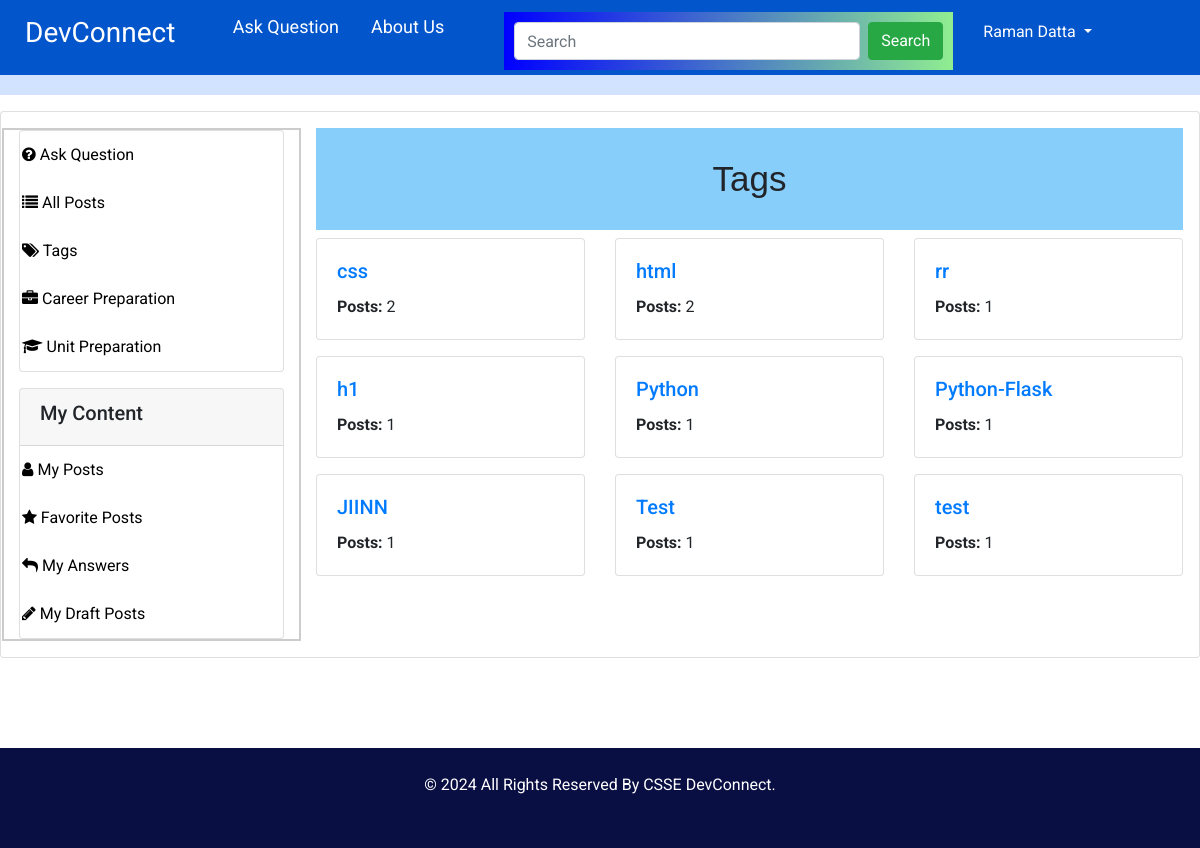
Page /tags (signed in) on the earlier database version.
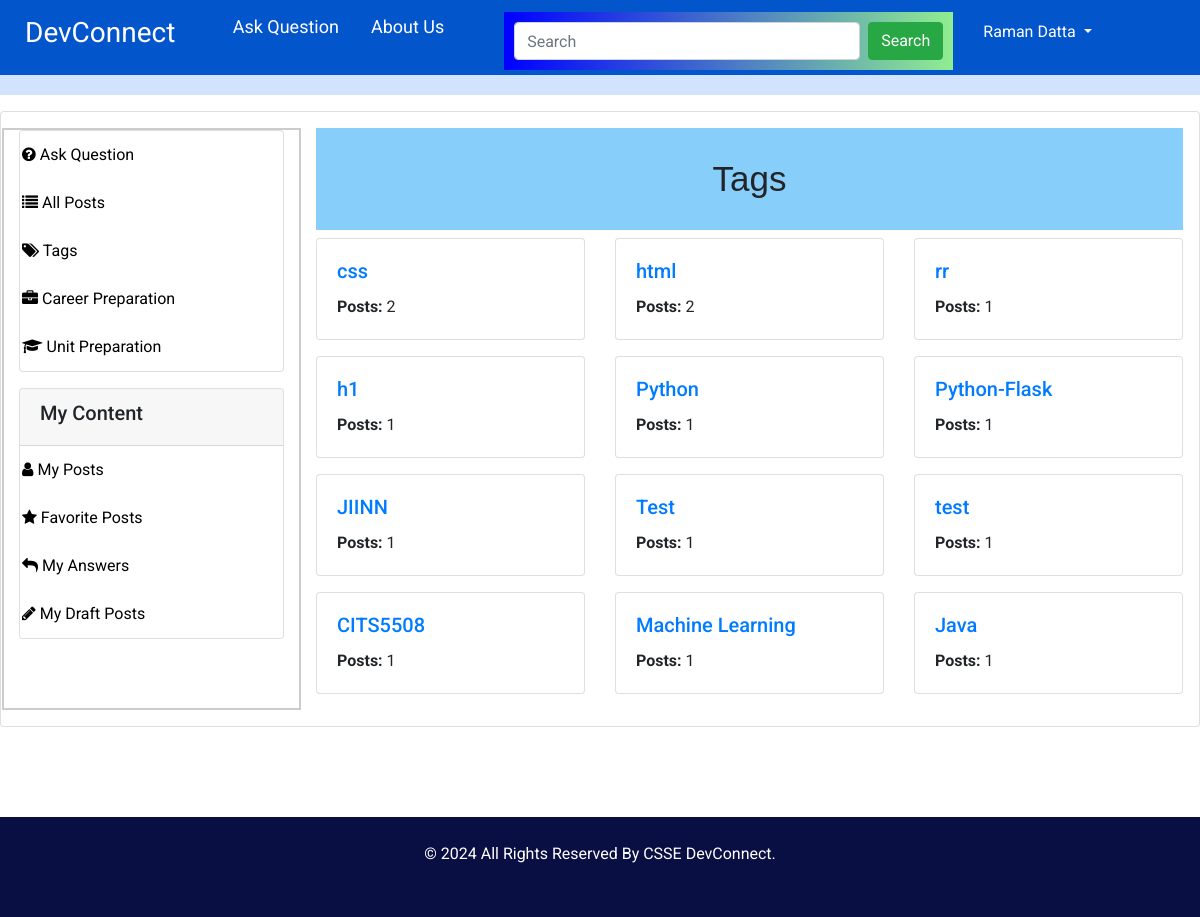
Same page on the later database version.
### app/models/model.py (models this page shows, shortened)
class Tag(db.Model):
    __tablename__ = "tags"
    id = db.Column(db.Integer, primary_key=True)
    tag = db.Column(db.String(100), nullable=False)

### app/controllers/main_controller.py (the view)
@main.route("/tags")
@login_required
def tags():
    tags_with_counts = db.session.query(
        Tag.id,
        Tag.tag,
        func.count(Posts.id).label('post_count')
    ).join(Posts, Posts.tag_id == Tag.id).group_by(Tag.id).all()
    return render_template("main/tags.html", tags=tags_with_counts)

### app/__init__.py (called while the page is built)
def create_app(config_class=Config):
    app = Flask(__name__)
    ckeditor = CKEditor(app)
    app.config.from_object(config_class)
    db.init_app(app)
    migrate.init_app(app, db)
    mail.init_app(app)
    login_manager.init_app(app)  # Attach LoginManager to the app
    login_manager.login_view = 'auth.login'  # Define the login view
    login_manager.login_message = "Please log in to access this page."  # Optional: Customize the login message
    @login_manager.user_loader
    def load_user(user_id):
        from app.models.model import User  # Import inside to avoid circular import issues
        user = User.query.get(int(user_id))
        return user
    from app.controllers.auth_controller import auth
    from app.controllers.main_controller import main
    app.register_blueprint(auth, url_prefix='/auth')
    app.register_blueprint(main)
    return app

### app/models/model.py (called while the page is built)
    @property
    def is_active(self):
        return not self.is_disabled

### app/templates/main/tags.html (shortened to what this page needs)
{% extends "includes/layout.html" %}
{% block content %}
<div class="card p-3 mt-3">
    <div class="row">
        {% include "includes/sidebar.html" %}
        <div class="col-md-9">
            <h1>Tags</h1>
            <div class="row">
                {% for tag in tags %}
                <div class="col-md-4 mb-3">
                    <div class="card">
                        <div class="card-body">
                            <h5 class="card-title">
                                <a href="{{ url_for('main.posts_by_tag', tag_id=tag.id) }}">{{ tag.tag }}</a>
                            </h5>
                            <p class="card-text">
                                <strong>Posts:</strong> {{ tag.post_count }}
                            </p>
                        </div>
                    </div>
                </div>
                {% endfor %}
            </div>
        </div>
    </div>
</div>
{% endblock %}

Differences in the rows shown:
added Tag: tag "CITS5508", post_count "1"
added Tag: tag "Machine Learning", post_count "1"
added Tag: tag "Java", post_count "1"
